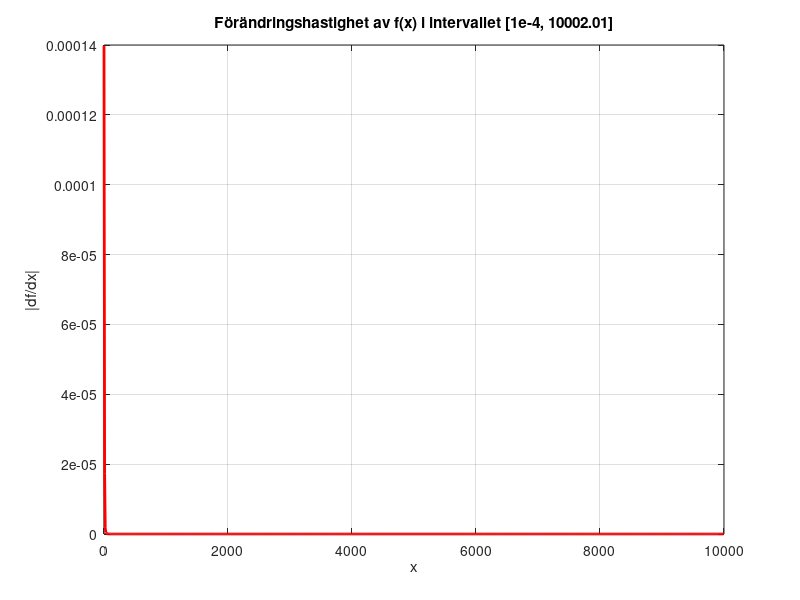
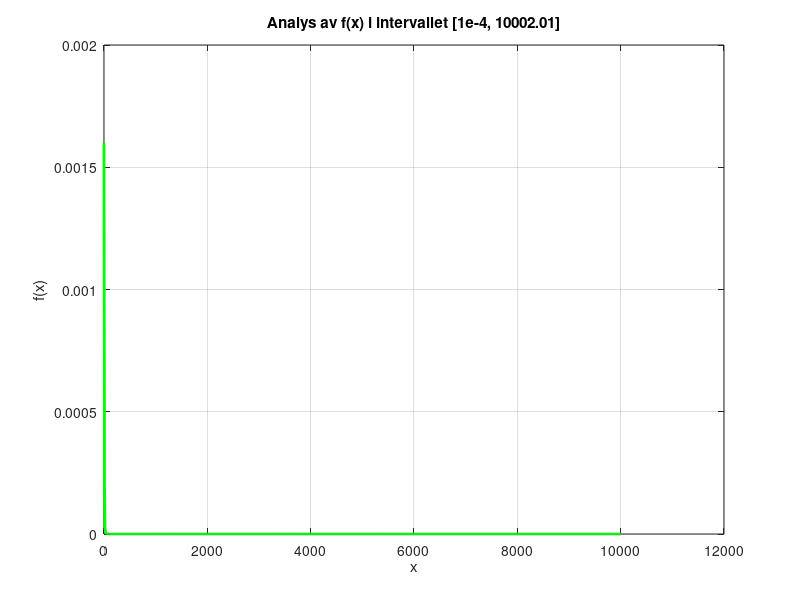

Here is the MATLAB script that generated these plots, in order: (Note: this script raises an error after producing the figures.)
% Uppgift 6d: Behövs ytterligare förbehandling för att beräkna integralen med trapetsregeln?
% Nej det ska inte behövas, vi har undersökt x nära noll och x > B, vi
% undersöker vidare i fråga d där vi beräknar integralen med trapetsregeln.
% Det bör framstå trunkeringsfel, och de kan vi studera med richardson
% extrapolering

% Vi kan studera intervallet mellan 1e-4 och B, och försäkra om derivatan
% att derivatan inte är för stor vid ett tillfälle för att avgöra om vi
% behöver ytterligare förbehandling


clear; clc;



% Läs in B från tidigare resultat
B = 10002.01000000;

% Definiera integranden f(x)
f = @(x) (1 - exp(-(x/5).^3)) ./ (5*x.^3);

% Skapa x-värden i intervallet [1e-4, B]
x = linspace(1e-4, B, 1000);
y = f(x);

% Plotta integranden i detta intervall
figure;
plot(x, y, 'g-', 'LineWidth', 2);
xlabel('x');
ylabel('f(x)');
title(sprintf('Analys av f(x) i intervallet [1e-4, %.2f]', B));
grid on;

% Beräkna numerisk derivata för att se hur brant f(x) är
dx = diff(x);
dfdx = diff(y) ./ dx;

% Plotta derivatan för att se hur mycket f(x) förändras
figure;
plot(x(1:end-1), abs(dfdx), 'r-', 'LineWidth', 2);
xlabel('x');
ylabel('|df/dx|');
title(sprintf('Förändringshastighet av f(x) i intervallet [1e-4, %.2f]', B));
grid on;

% Spara figuren som bild
saveas(gcf, 'question6d_plot.png');

% Öppna figuren automatiskt
open('question6d_plot.png');

% Avgör om ytterligare förbehandling behövs
max_slope = max(abs(dfdx));
threshold = 10^3; % Om lutningen är större än detta, kan vi behöva en bättre metod

fileID = fopen('question6d_results.txt', 'w');
if max_slope < threshold
    fprintf(fileID, 'Trapetsregeln bör fungera bra i intervallet [1e-4, %.2f]\n', B);
    fprintf(fileID,'Då maxderivata är inte är för stor. Maxderivata: %.8f \n', max_slope);

    fprintf('Trapetsregeln kan användas direkt för numerisk integration.\n');
    fprintf('Maxderivata är %.8f \n', max_slope);
else
    fprintf(fileID, 'f(x) varierar för snabbt. En bättre metod kan behövas i intervallet [1e-4, %.2f]\n', B);
    fprintf('Trapetsregeln kan ge stora fel. En bättre metod bör övervägas.\n');
end
fclose(fileID);

fprintf('Analysen är klar. Resultatet har sparats i question6d_results.txt\n');
